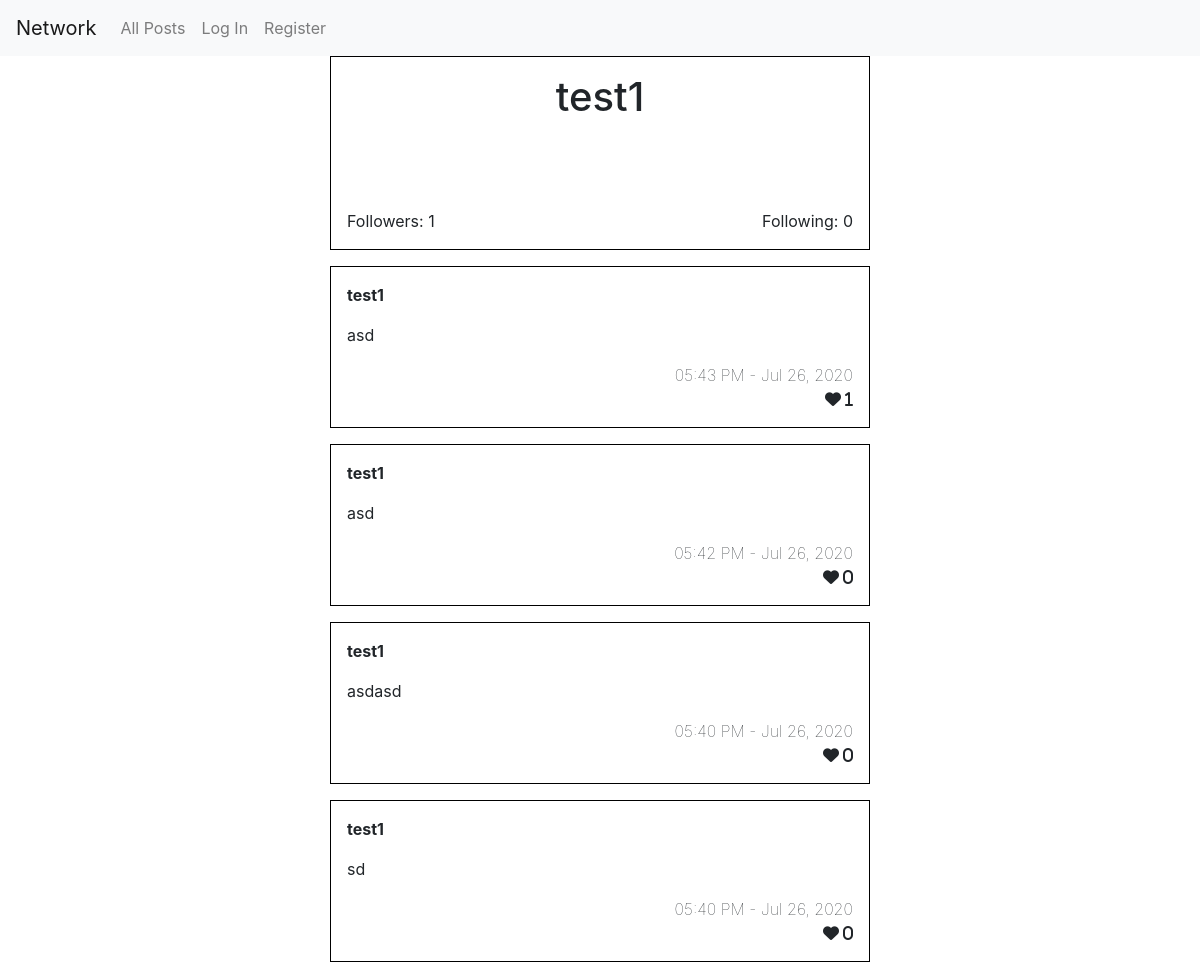
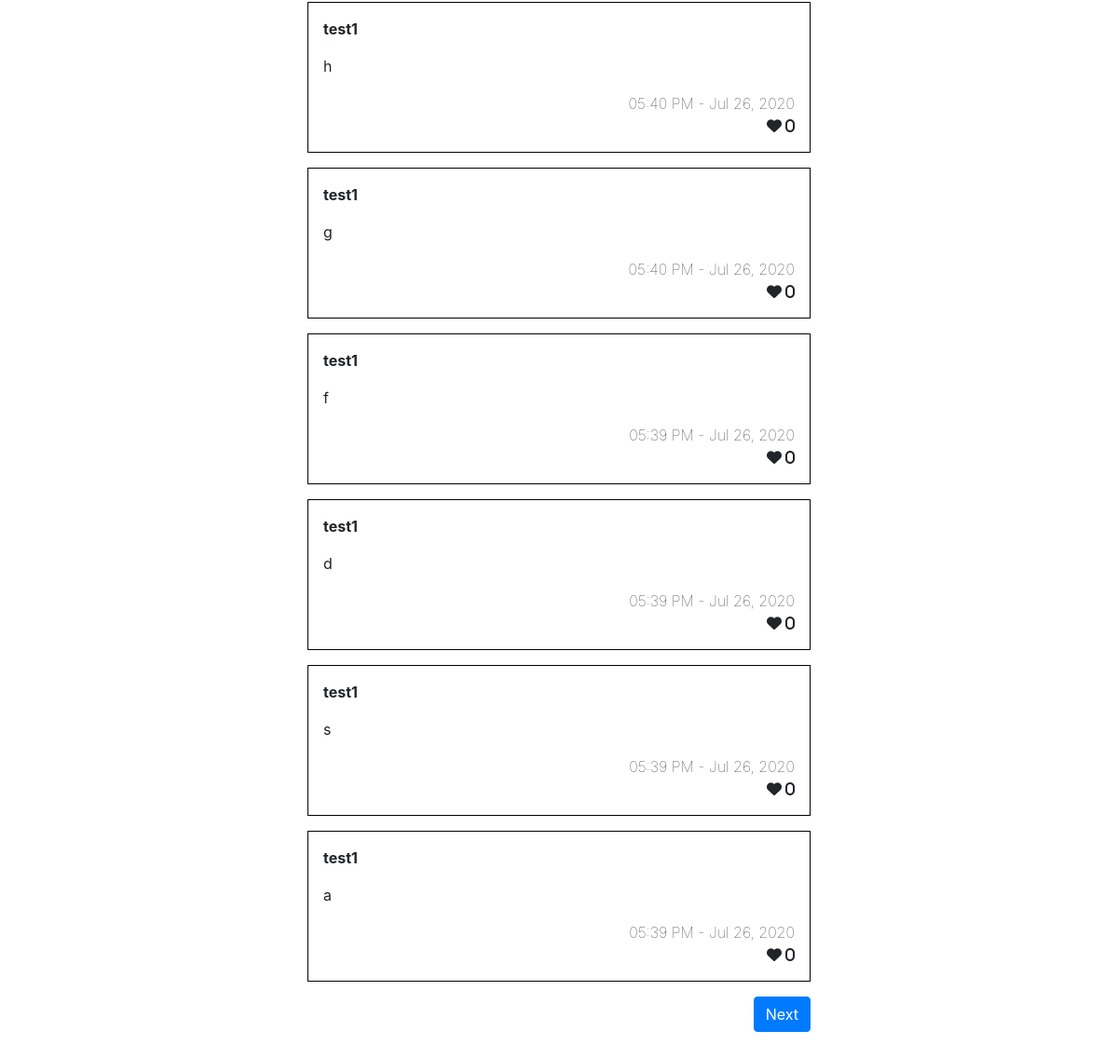
Before: /profile/test1 with the older database file (2 pictures, top to bottom).
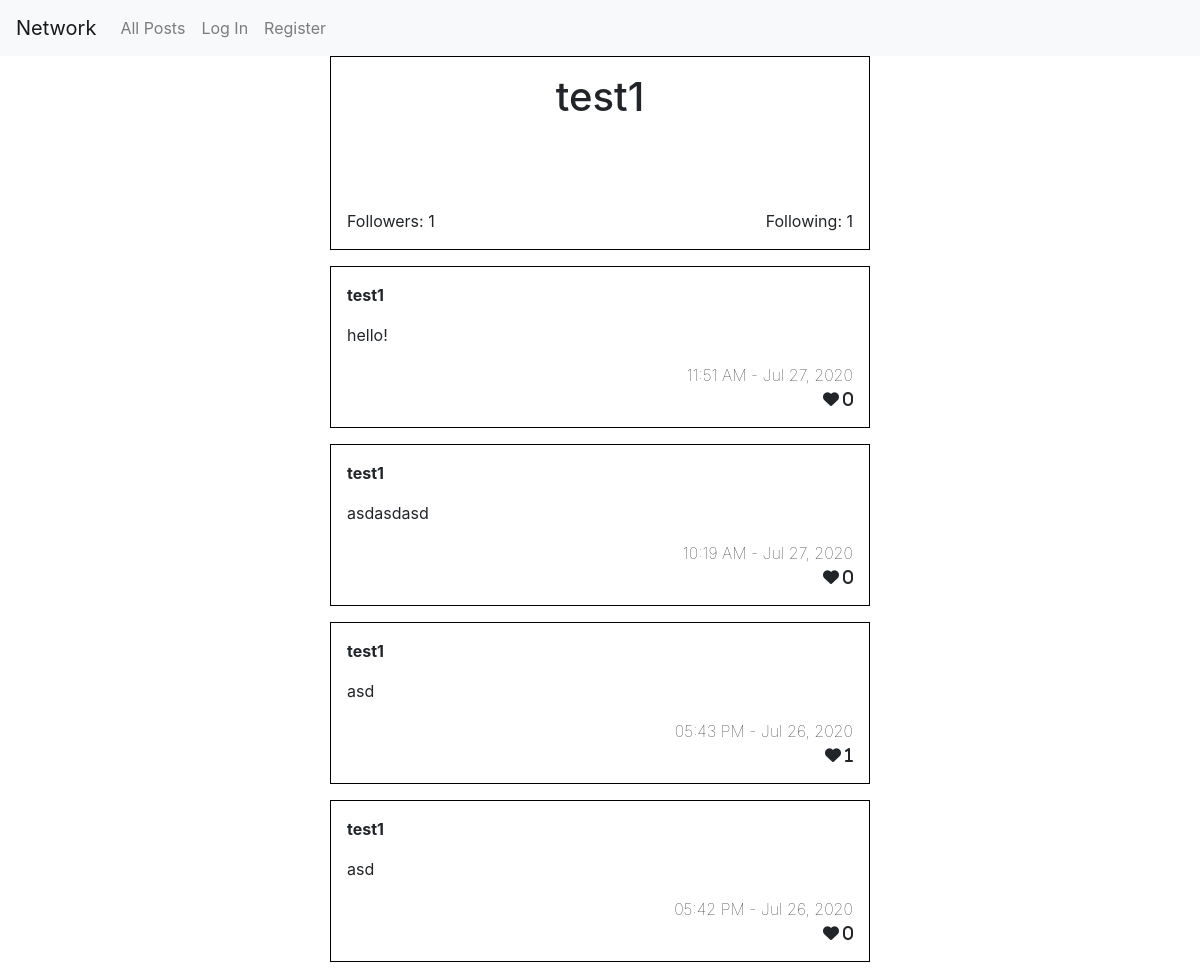
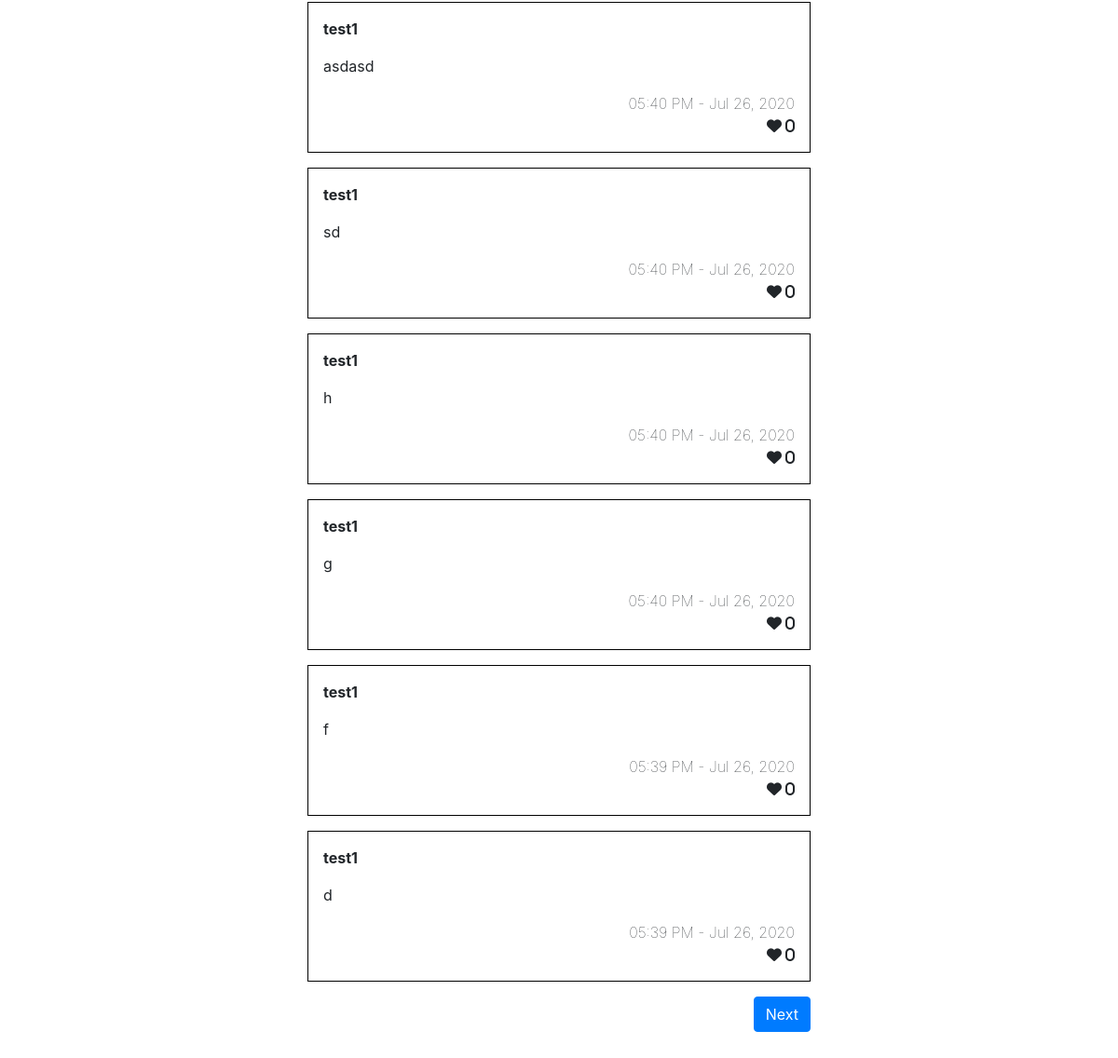
After: the same page with the newer database file (2 pictures, top to bottom).
### network/models.py (models this page shows)
class Post(models.Model):
    id = models.AutoField(primary_key=True)
    poster = models.CharField(max_length=64)
    content = models.TextField()
    time = models.DateTimeField()
    likes = models.IntegerField(default=0)
    liked = models.ManyToManyField(User, blank=True)
    def serialize(self):
        return {
            "poster": self.poster,
            "content": self.content,
            "time": self.time.strftime("%I:%M %p - %b %d, %Y"),
            "likes": self.likes,
            "id": self.id,
            "liked": self.liked
        }

### network/views.py (the view)
# urls.py: path("profile/<str:username>", views.profile, name="profile"),
@csrf_exempt
def profile(request, username):
    try:
        userObj = User.objects.get(username=username)
    except User.DoesNotExist:
        return JsonResponse({"error": "User not found."}, status=404)
    if request.user.is_authenticated:
        loggedIn = True
    else:
        loggedIn = False
    currentUser = request.user.get_username()
    if userObj.followers.filter(username=currentUser).exists():
        buttonVal = "Unfollow"
    else:
        buttonVal = "Follow"
    if username == currentUser:
        showButton = False
    else:
        showButton = True
    followers = userObj.followers.all().count()
    following = userObj.following.all().count()
    postList = Post.objects.filter(poster=username)
    postList = postList.order_by("-time").all()
    postList = [post.serialize for post in postList]
    page = request.GET.get('p', 1)
    paginateList = Paginator(postList,10)
    postList = paginateList.page(page)
    return render(request, "network/profile.html", {
        "userObj": userObj,
        "followers": followers,
        "following": following,
        "loggedIn": loggedIn,
        "currentUser": currentUser,
        "buttonVal": buttonVal,
        "showButton": showButton,
        "postList": postList
    })

### network/templates/network/profile.html (shortened to what this page needs)
{% extends "network/layout.html" %}
{% block body %}
    <div class="row">
        <div class="col-md-6 offset-md-3">
            <div class="box">
                <h1 class="pad-bottom">{{ userObj.username }}</h1>
                <div class="row">
                    <div class="col text-left">
                        Followers: {{ followers }}
                    </div>
                    <div class="col">
                    </div>
                    <div class="col text-right">
                        Following: {{ following }}
                    </div>
                </div>
            </div>
            {% for each  in postList %}
            <div class ="box">
                <div class="row poster">
                    <div class="col text-left">
                        {{ each.poster }}
                    </div>
                </div>
                <div class="row">
                    <div class="col text-left content">
                        <div class="content">
                            {{ each.content }}
                        </div>
                    </div>
                </div>
                <div class="row">
                    <div class="col text-right timestamp">
                        {{ each.time }}
                    </div>
                </div>
                <div class="row">
                    <div class="col text-left">
                    </div>
                    <div class="col text-right">
                        <i class="fa fa-heart" data-user="{{ currentUser }}" data-postNumber={{ each.id }}> {{ each.likes }}</i>
                    </div>
                </div>
            </div>
            {% endfor %}
            {% if postList.has_other_pages %}
            <div class="row pad-bottom">
                <div class ="col text-left">
                </div>
                <div class ="col text-right">
                    {% if postList.has_next %}
                    <a href="?p={{ postList.next_page_number }}" class= "btn btn-primary">Next</a>
                    {% endif %}
                </div>
            </div>
            {% endif %}
        </div>
    </div>
{% endblock %}

Changed rows visible on the page:
no longer on this page (row unchanged): Post: poster "test1", content "s", time "05:39 PM - Jul 26, 2020", likes "0"
no longer on this page (row unchanged): Post: poster "test1", content "a", time "05:39 PM - Jul 26, 2020", likes "0"
added Post: poster "test1", content "hello!", time "11:51 AM - Jul 27, 2020", likes "0"
added Post: poster "test1", content "asdasdasd", time "10:19 AM - Jul 27, 2020", likes "0"
Other visible differences:
{{ following }}: "0" → "1"
